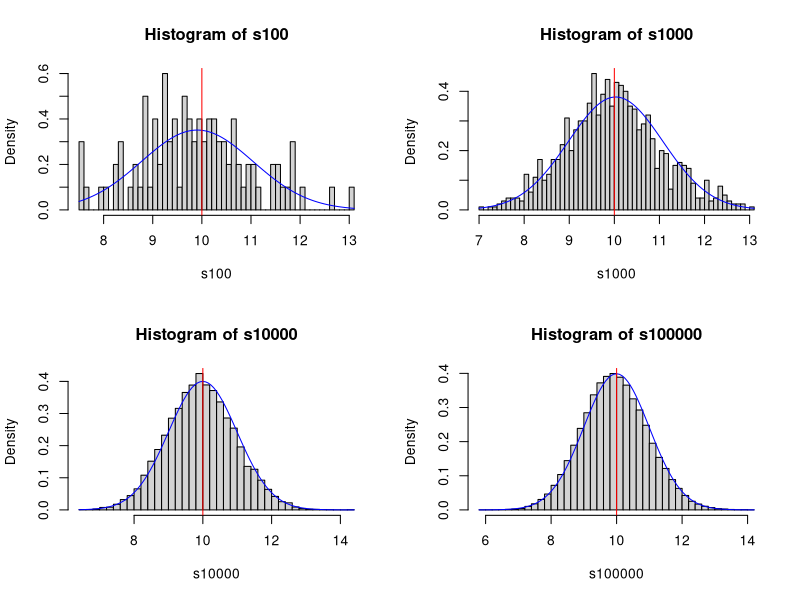

Reproduce this figure in R.
## ---- chunk 1

#stop R from printing values of 10^5 above to sci to printing values of 10^6 
options(scipen = 1)

#create samples and store mean and sd of the samples in variables
lambda <- 10
n <- 10
theo_m <- lambda #calculate theoretical mean
theo_sd <- sqrt(lambda/n) #calculate theoretical sd

for (trials in c(100, 1000, 10000, 100000)) {
    
    data <- rpois(n*trials, lambda) #generate random variables
    samples <- matrix(data, trials) #store in samples of 10
    sample_means <- rowMeans(samples) #calculate means of the samples
    
    #create variable names as string using for loop and assign the values
    assign(paste('s', trials, sep=''), rowMeans(samples))
    assign(paste('m', trials, sep=''), mean(get(paste('s', trials, sep=''))))
    assign(paste('sd', trials, sep=''), sd(get(paste('s', trials, sep=''))))
}

#creating the plots
old <- par() #store values of old parameter before changing it 

par(mfrow=c(2,2)) #create a 2x2 grid for the plots
brk = 50 #define the number of breaks used for the plots

#plot s100 
hist(s100, breaks=brk, freq = FALSE)
x <- seq(min(s100), max(s100), length=length(s100))
curve(dnorm(x,m100, sd100), add=TRUE, col='blue')
abline(v=10, col='red')

#plot s1000
hist(s1000, breaks=brk, freq = FALSE)
x <- seq(min(s1000), max(s1000), length=length(s1000))
curve(dnorm(x,m1000, sd1000), add=TRUE, col='blue')
abline(v=10, col='red')

#plot s10000
hist(s10000, breaks=brk, freq = FALSE)
x <- seq(min(s10000), max(s10000), length=length(s10000))
curve(dnorm(x,m10000, sd10000), add=TRUE, col='blue')
abline(v=10, col='red')

#plot s100000
hist(s100000, breaks=brk, freq = FALSE)
x <- seq(min(s100000), max(s100000), length=length(s100000))
curve(dnorm(x,m100000, sd100000), add=TRUE, col='blue')
abline(v=10, col='red')

par(old) #restore parameter
## ---- chunk 2
#check mean standard deviation and difference of those with the theoretical ones
cat('mean:', m100,'\n','sd:', sd100,'\n','difference with theoretical mean: ', 
    theo_m-m100, '\n','difference with theoretical sd: ', theo_sd-sd100,sep = '')

## ---- chunk 3
#check mean standard deviation and difference of those with the theoretical ones
cat('mean:', m1000,'\n','sd:', sd1000,'\n','difference with theoretical mean: ', 
    theo_m-m1000, '\n','difference with theoretical sd: ', theo_sd-sd1000,sep = '')

## ---- chunk 4
#check mean standard deviation and difference of those with the theoretical ones
cat('mean:', m10000,'\n','sd:', sd10000,'\n','difference with theoretical mean: ', 
    theo_m-m10000, '\n','difference with theoretical sd: ', theo_sd-sd10000,sep = '')

## ---- chunk 5
#check mean standard deviation and difference of those with the theoretical ones
cat('mean:', m100000,'\n','sd:', sd100000,'\n','difference with theoretical mean: ', 
    theo_m-m100000, '\n','difference with theoretical sd: ', theo_sd-sd100000,sep = '')

